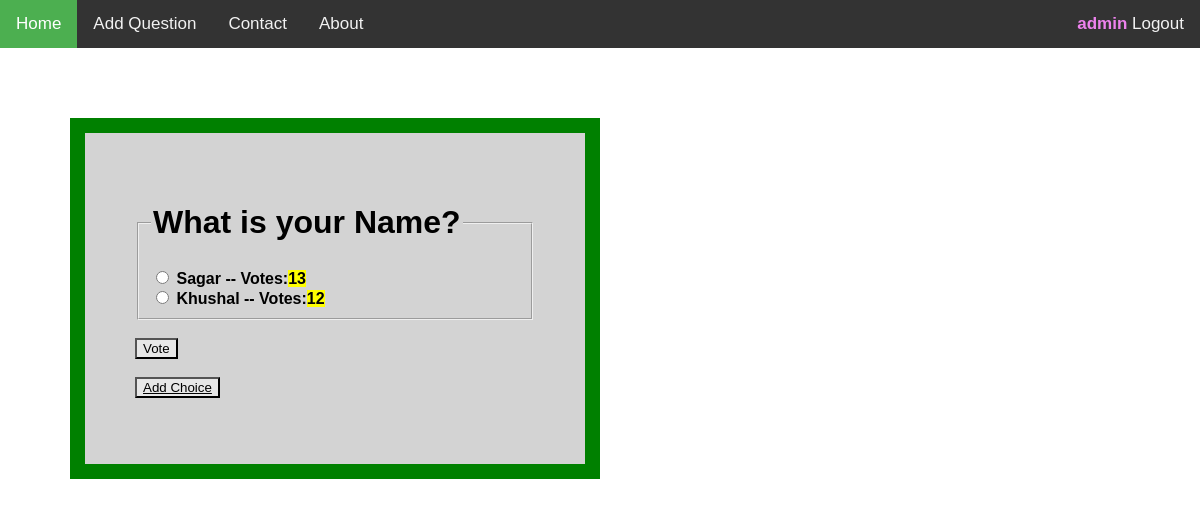
The app's page /polls/1/ (signed in) with its own data.
### polls/models.py (models this page shows, shortened)
class Question(models.Model):
	question_text = models.CharField(max_length=200)
	pub_date = models.DateTimeField("date published")
	author = models.ForeignKey(User, on_delete=models.CASCADE)

class Choice(models.Model):
	question=models.ForeignKey(Question, on_delete=models.CASCADE)
	choice_text = models.CharField(max_length=200)
	votes=models.IntegerField(default=0)

### polls/views.py (the view)
# urls.py: path("<int:question_id>/",views.detail, name="detail"),
def detail(request, question_id):
	question_detail = get_object_or_404(Question, pk=question_id)
	return render(request, "polls/detail.html", {"question":question_detail})

### polls/templates/polls/detail.html (shortened to what this page needs)
{% extends "polls/base.html" %}
{% block content %}
	<form action="{% url 'vote' question.id %}" method="post">
		<fieldset>
		<legend><h1>{{ question.question_text }}</h1></legend>
		{% for ch in question.choice_set.all %}
		   <input type="radio" name="choice" id="choice{{ forloop.counter }}" value="{{ ch.id }}">
		   <label for="choice{{ forloop.counter }}"><strong>{{ ch.choice_text }} -- Votes:<mark style="background-color: yellow;color: black;">{{ ch.votes }}</mark></strong></label><br>
		{% endfor %}
		</fieldset>
		<br>
		<input type="submit" value="Vote" style="background-color: #e7e7e7; color: black;"><br>
		<br>
		<button style="background-color: #e7e7e7; color: black;"><a href="{% url 'add_choice' question.id %}" style="color:black;">Add Choice</a></button>
	</form>
{% endblock %}

### polls/templates/polls/base.html (shortened to what this page needs)
<html>
    <head>
    </head>
    <body>
        <div class="topnav">
            <a class="active" href="{% url 'index' %}">Home</a>
            <a href="{% url 'add_question' %}">Add Question</a>
            <a href="">Contact</a>
            <a href="">About</a>
            <div class="topnav-right">
                {% if user.is_authenticated %}
                    <a href="{% url 'accounts:logout' %}" >
                        <strong style="color: violet;">{{ user.username}}</strong> Logout</a>
                {% else %}
                    <a href="{% url 'accounts:register' %}" >Register</a>
                    <a href="{% url 'accounts:login' %}" >Login</a>
                {% endif %}
            </div>
        </div>
        <div class="center">
            {% block content %}
            {% endblock %}
        </div>
    </body>
</html>

### polls/templates/polls/base.html (style rules this page uses)
body { margin: 0; font-family: Arial, Helvetica, sans-serif; }
.topnav { overflow: hidden; background-color: #333; }
.topnav a { float: left; color: #f2f2f2; text-align: center; padding: 14px 16px; text-decoration: none; font-size: 17px; }
.topnav a.active { background-color: #4CAF50; color: white; }
.center { background-color: lightgrey; width: 400px; border: 15px solid green; padding: 50px; margin: 70px; align: center; }
.topnav-right { float: right; }

### records on screen
Question: question_text "What is your Name?"
Choice: choice_text "Sagar", votes "13"
Choice: choice_text "Khushal", votes "12"

### other values on screen
{{ user.username }} "admin"
